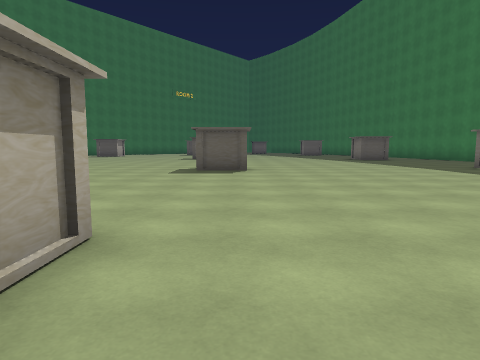
view 1 (above)

23 first-person views from a walk through a scene from a Unity 3-D project. The camera is 1.3 m above the floor, tilts 6° down and sees 75° across. The floor is counted in squares, 2 m on a side. Each view is taken from the middle of a square. On the plan, view 1 faces up. The plan holds only what a view shows up to about 10 squares ahead; the rest is blank. The place goes on beyond the plan. The player character is not drawn.

view 2
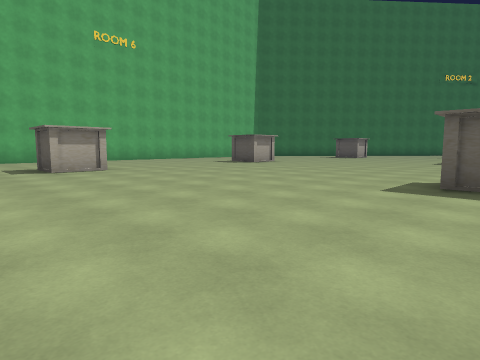

view 3
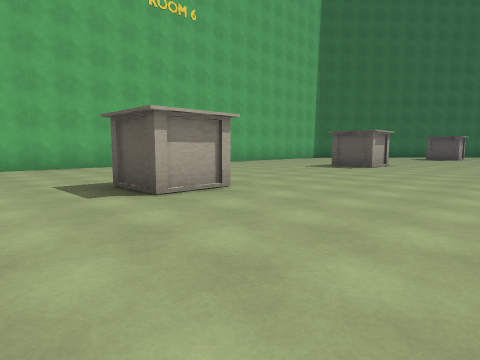

view 4
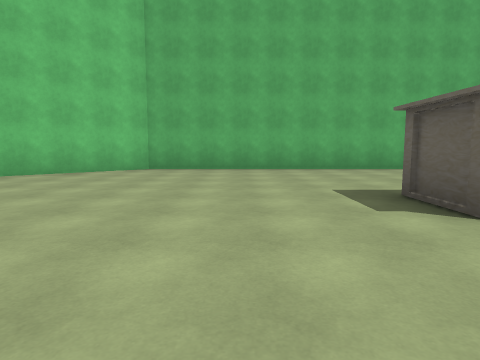

view 5
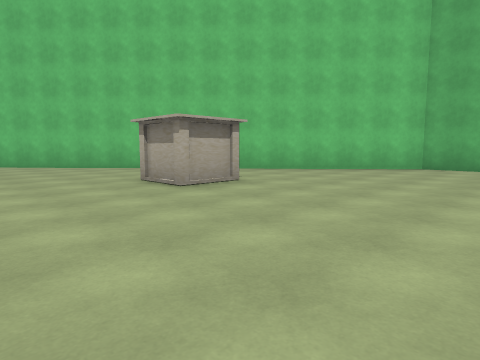

view 6
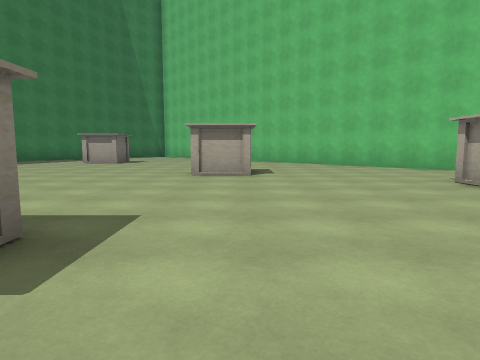

view 7
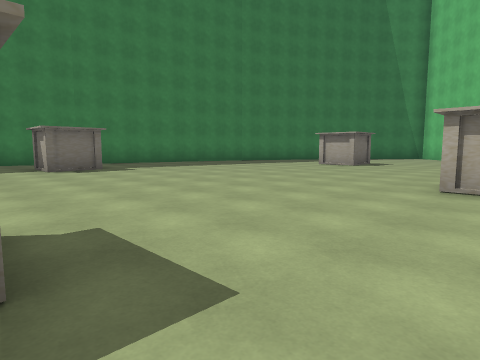

view 8
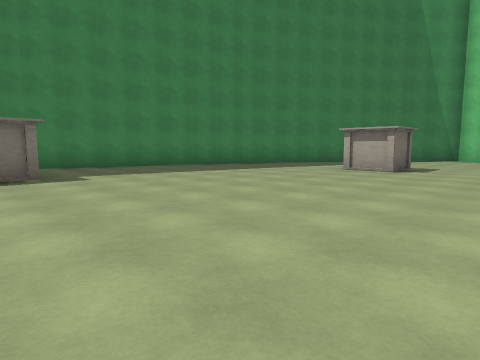

view 9
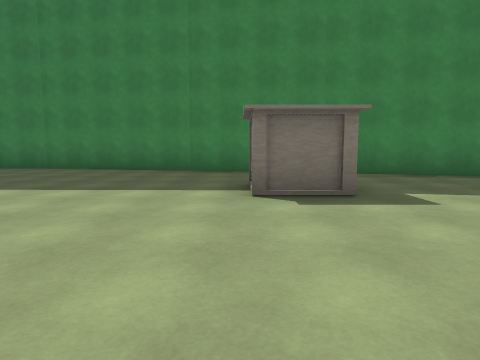

view 10
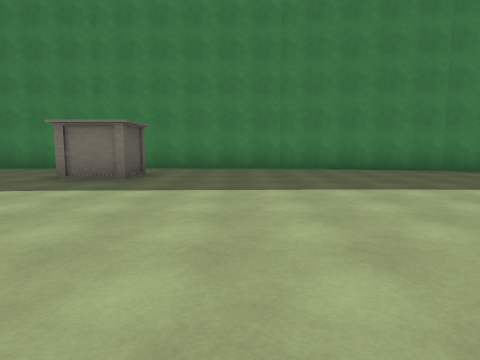

view 11
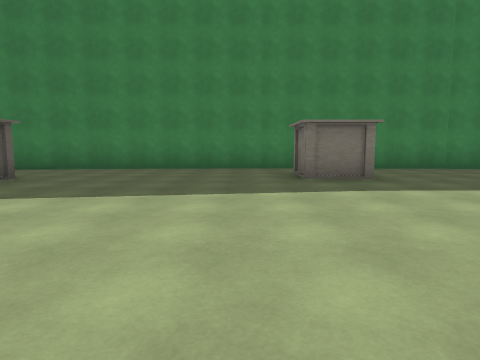

view 12
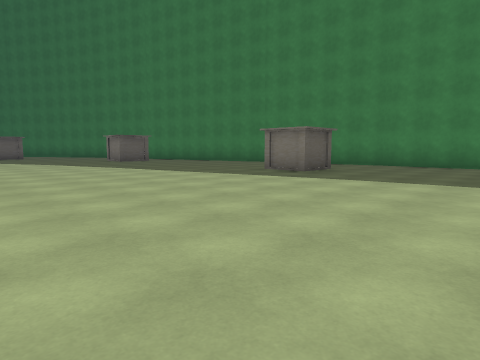

view 13
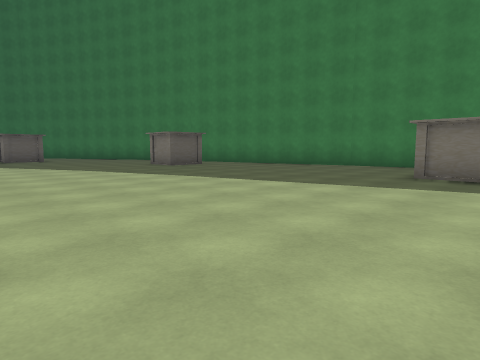

view 14
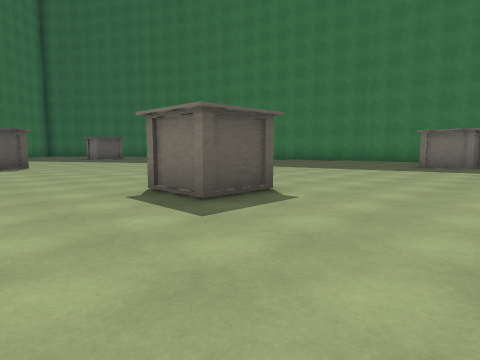

view 15
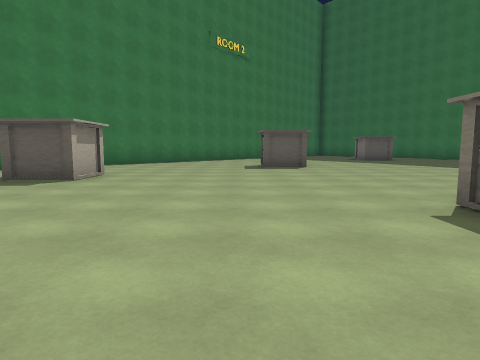

view 16
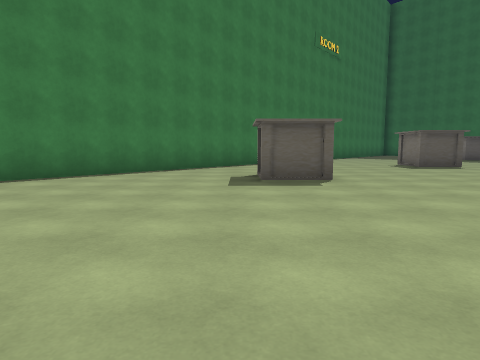

view 17
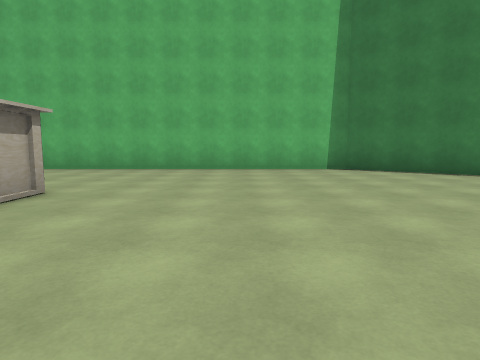

view 18
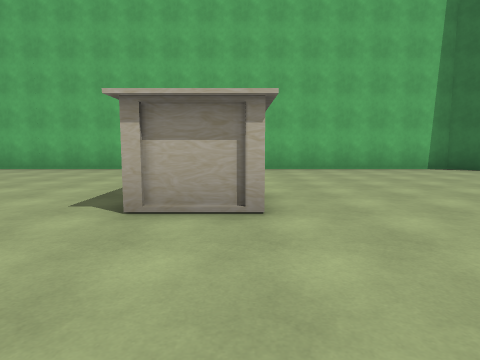

view 19
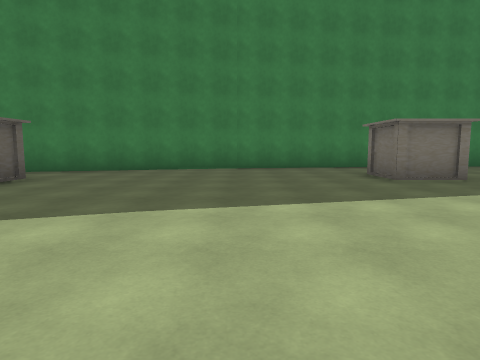

view 20
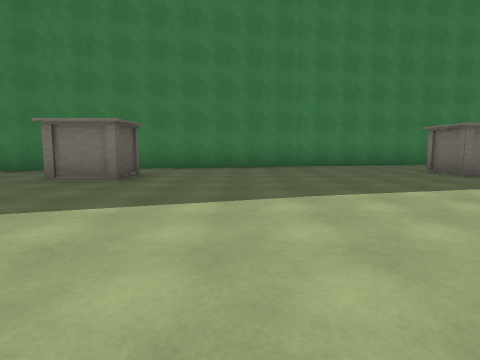

view 21
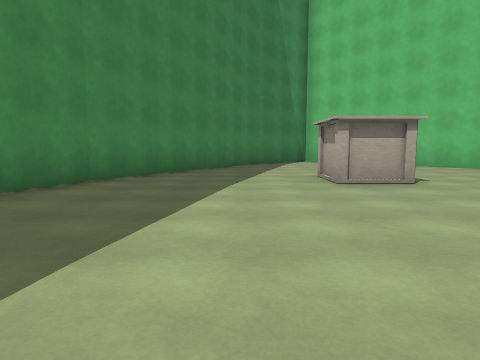

view 22
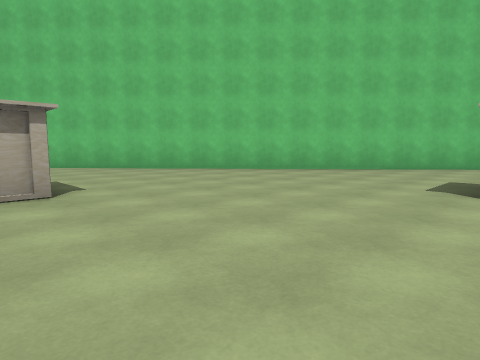

view 23
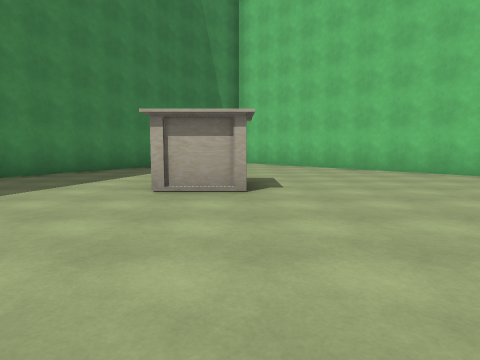

### Floor plan
Points are (right, up) in squares from view 1. A wall is a line through its corners. A room is listed if a view was taken in it or the views show most of it. See-through windows are left out.
Room 1 (views 1, 2, 3, 4, 5, 6, 7, 8, 9, 10, 11, 12, 13, 14, 15, 16, 17, 18, 19, 20, 21, 22, 23)
walls: (10.4, 4.8) (10.6, 15.3); (9.4, -1.3) (10.4, 4.9); (10.4, 15.1) (9.6, 20.2); (-10.1, -5.6) (-1.3, -15.5); (8, -6.4) (8.9, -3.3); (9.7, 20) (8.2, 25.6); (6.9, -10.2) (7.4, -8.4); (-11, 25.1) (-15.3, 20.2) (-15.3, 0.3) (-11.7, -3.7); (4.2, -15.2) (6.9, -10)
objects: other object (-10, 5) to (-9, 6); other object (-10, 13) to (-9, 14); other object (-9, -2) to (-8, -2); other object (-9, 21) to (-9, 22); other object (-4, -5) to (-3, -5); other object (-4, 25) to (-3, 25); other object (-2, 1) to (-1, 2); other object (-2, 17) to (-2, 18); other object (-1, 9) to (0, 10); other object (1, -11) to (2, -10); other object (5, -2) to (6, -1); other object (5, 25) to (6, 25); other object (6, 16) to (7, 17); other object (8, 9)

Where each view was taken, in squares from view 1:
view 1: 0 up, 0 right, facing up
view 2: 3 up, 0 right, facing up-left
view 3: 3 up, 5 left, facing up-left
view 4: 3 up, 6 left, facing left
view 5: 3 up, 5 left, facing down-left
view 6: 3 up, 4 left, facing down
view 7: 1 up, 4 left, facing down-right
view 8: 1 down, 2 left, facing down-right
view 9: 1 down, 1 right, facing right
view 10: 6 up, 1 right, facing right
view 11: 11 up, 1 right, facing right
view 12: 11 up, 1 left, facing up-right
view 13: 15 up, 1 left, facing up-right
view 14: 14 up, 5 left, facing up-right
view 15: 15 up, 5 left, facing up
view 16: 15 up, 10 left, facing up
view 17: 17 up, 6 left, facing left
view 18: 14 up, 6 left, facing left
view 19: 20 up, 0 right, facing right
view 20: 22 up, 1 left, facing right
view 21: 4 down, 4 right, facing down
view 22: 5 down, 2 right, facing down-left
view 23: 5 down, 1 right, facing down
